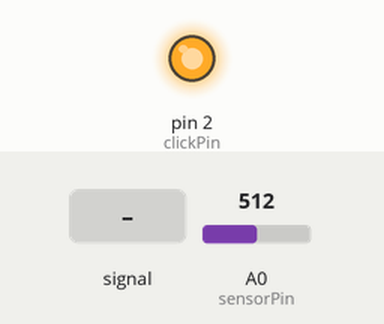
Recording of a sketch running on a simulated Arduino Uno, built with avr-gcc and run on an emulated ATmega328P. On the bench: output pins drawn as LEDs (lit = HIGH). Dashed ring = blinking. Inputs (shaded band) come from the test bench; at power-on: A0 (sensorPin) = 512. What the sketch prints to the serial monitor is not drawn.

Above: at 1.3 s.
1.4 s: A0 (sensorPin) set to 493
At 2.4 s:
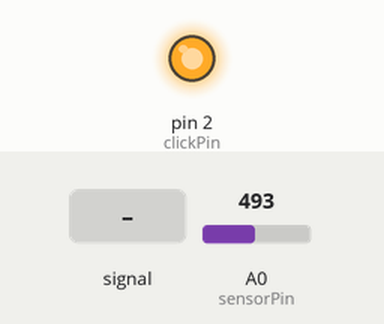
2.9 s: A0 (sensorPin) fed a 200 Hz sine of ±81 counts around its level
At 4.5 s:
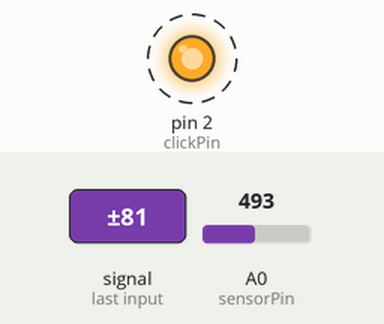
Timing chart, 0 to 11.9 s (numbered marks = the images above; inputs shaded):
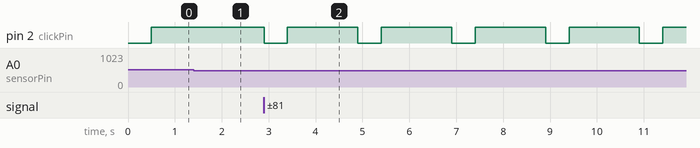

Measured:
- after the input at 1.4 s, pin 2 (clickPin): stays HIGH (without the input it goes to LOW after 0.60 s)
- after the input at 2.9 s, pin 2 (clickPin): alternates HIGH for 1.5 s and LOW for 0.50 s, starting at once

The sketch:

Mouse.ino
```cpp
/*
 * Only one mouse died during this project
 */

int clickPin = 2;
int sensorPin = A0;
int threeshold = 500;
unsigned long timer = 0;
bool flag = false;

void setup() {
  Serial.begin(115200);
  pinMode(clickPin, OUTPUT);
  pinMode(sensorPin, INPUT);
  digitalWrite(clickPin, HIGH);

}

void loop() {
  int value = analogRead(sensorPin);
  Serial.println(value);
  if (value > threeshold && !flag) {
    flag=true;
    timer=millis();
    digitalWrite(clickPin, LOW);
    delay(500);
    digitalWrite(clickPin, HIGH);
  }
  if(millis()-timer>2000){ // give time to the sensor to stop vibrating
    flag=false;
  }

}
```
